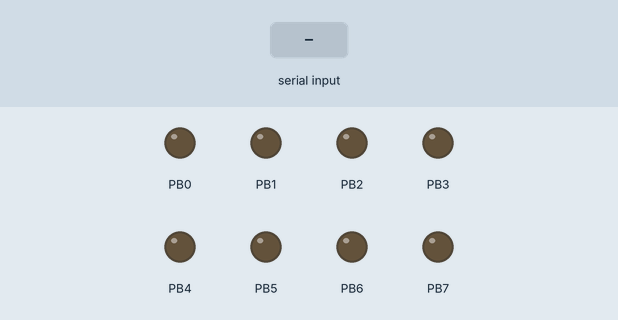
This program was run on a simulated ATmega128, built with avr-gcc and emulated at 16 MHz. Parts: output pins drawn as LEDs (lit = HIGH). The test bench sets the inputs (shaded band).

Above: at 1.2 s.
1.3 s: "1" received over Serial
At 2.1 s:
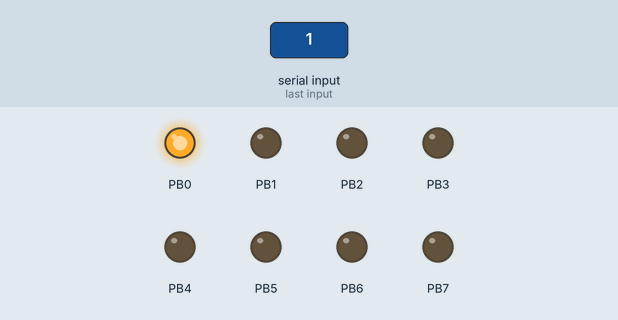
3.0 s: "0" received over Serial
At 4.9 s:
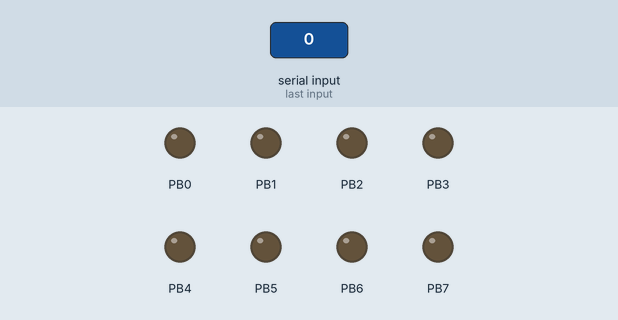
Timing chart, 0 to 6.4 s (numbered marks = the images above; inputs shaded):
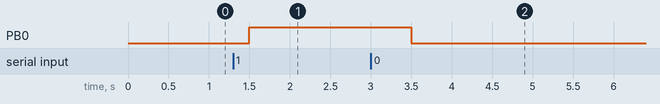

Measured:
- after the input at 1.3 s, PB0: LOW → HIGH after 0.20 s
- after the input at 3.0 s, PB0: HIGH → LOW after 0.50 s

The program:

main.c
```c
#include <avr/io.h>
#define F_CPU 16000000UL
#include <util/delay.h>
#include <avr/interrupt.h>

volatile unsigned char flag;
volatile unsigned int flag1;


ISR(USART1_RX_vect)
{
	flag1=UDR1;
}
ISR(USART0_RX_vect)
{
	flag=UDR0;
}
void init_serial(void); // 시리얼통신 초기설정
void init_port(void); // 포트 활성화 및 초기화
void led_control(void); // 받아온 데이터를 이용한 led제어
void putch(char data); // 데이터 송신 준비가 되면 레지스터에 데이터값 저장
void puts(char *str); //문자열을 레지스터에 저장


void main(void){

	init_serial();
	init_port();


	while(1){
		led_control();
		if(!(UCSR0A & (1<<UDRE0))){
		UDR0 ="22";
		}
		_delay_ms(500);
	}
}

void init_serial(void){
	UCSR0A = 0x00; //초기화
	UCSR0B = 0x98; // 송수신 허용,버퍼인터럽트금지
	UCSR0C = 0x06; //데이터 전송비트수 8비트로 설정

	UBRR0H= 0x00;
	UBRR0L = 103; //Baud rate 9600
	//usart1
	UCSR1A = 0x00; //초기화
	UCSR1B = 0x98; // 송수신 허용,버퍼인터럽트금지
	UCSR1C = 0x06; //데이터 전송비트수 8비트로 설정

	UBRR1H= 0x00;
	UBRR1L = 103;
	SREG = 0x80;
}

void init_port(void){
	DDRB= 0xff;
	PORTB = 0x00;
}

void led_control(void){
	if(flag=='1')
	{
		PORTB=0x01;

	}
	if(flag=='0')
	{
		PORTB=0x00;

	}
}


void putch(char data){
	while(!(UCSR0A & (1<<UDRE0)));
	UDR0 = data;
}

void puts(char *str){
	while(*str!=0){
		putch(*str);
		str++;
	}
}


//usart1
```
